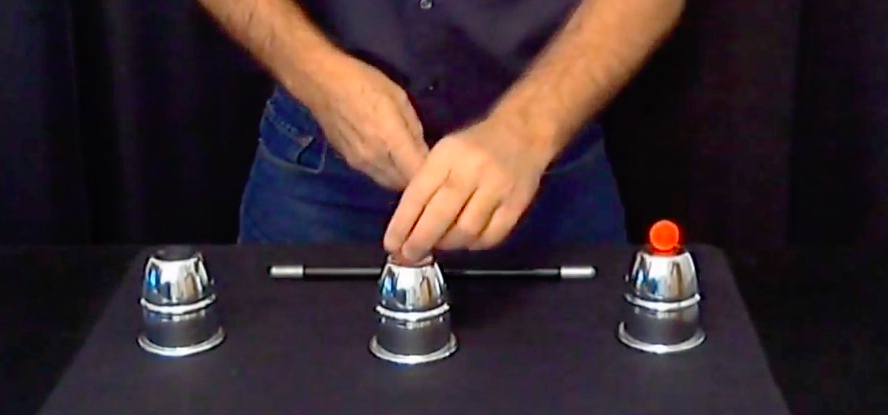
#> input picture img.png, 888 x 415 px; its folder holds only this picture in this run
$ python -i handfeatures.py   (imports and definitions only)
#> lines starting #> are read from the running program, lines starting #| are printed output that depends on the picture; after the words box and inside, x2 and y2 are one past the last pixel; in counts of white or black regions, pixels touching at a corner belong together
#> further down, picture is the input picture: shape (415, 888, 3); mean B, G, R 47.8, 43.2, 57.7

import cv2
import numpy as np

#used variables
lowerskinHSV1 = np.array([0,30,80],np.uint8)
upperskinHSV1 = np.array([20,255,255],np.uint8)

lowerskinHSV2 = np.array([170,30,80],np.uint8)
upperskinHSV2 = np.array([180,255,255],np.uint8)

lowerskinBGR = np.array([20,40,95],np.uint8)
upperskinBGR = np.array([255,255,255],np.uint8)


lowerskinYCC = np.array([80,140,85],np.uint8)
upperskinYCC = np.array([255,180,135],np.uint8)
hands=[(((0,0),0,"CLOSED"),0),(((200,200),0,"CLOSED"),1)]

def reset():
    global hands
    hands=[(((0,0),0,"CLOSED"),0),(((200,200),0,"CLOSED"),1)]
def skinColor(frame):
    frame=cv2.medianBlur(frame,3)
    HSV = cv2.cvtColor(frame, cv2.COLOR_BGR2HSV)
#> HSV: shape (415, 888, 3); mean H, S, V 115.9, 103.8, 63.7
    Ycrcb = cv2.cvtColor(frame, cv2.COLOR_BGR2YCR_CB)
#> Ycrcb: shape (415, 888, 3); mean of channels 0, 1, 2 48.1, 134.9, 127.9
    mask1 = np.uint8(cv2.inRange(HSV, lowerskinHSV1, upperskinHSV1) | cv2.inRange(HSV, lowerskinHSV2, upperskinHSV2))
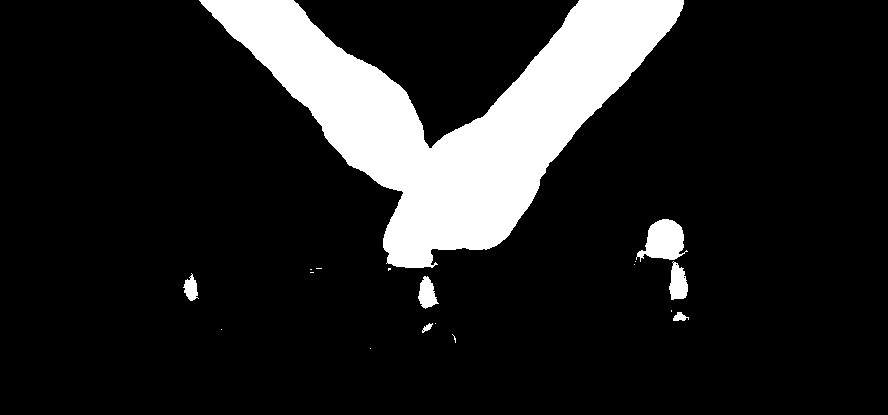
#> mask1: shape (415, 888); 13.8% white; 18 white regions (11 under 20 px), largest, box (x1, y1, x2, y2) and area: (199, 0, 684, 268) 48215, (636, 219, 688, 262) 1353, (669, 261, 688, 300) 521
    mask2 = cv2.inRange(Ycrcb, lowerskinYCC, upperskinYCC)
#> mask2: shape (415, 888); 12.3% white; 8 white regions (2 under 20 px), largest, box (x1, y1, x2, y2) and area: (201, 0, 683, 268) 44675, (420, 280, 433, 305) 195, (672, 279, 683, 296) 132, (641, 251, 684, 260) 112, (186, 284, 193, 290) 26, (655, 220, 670, 224) 20
    bgr1 = cv2.inRange(frame, lowerskinBGR, upperskinBGR)
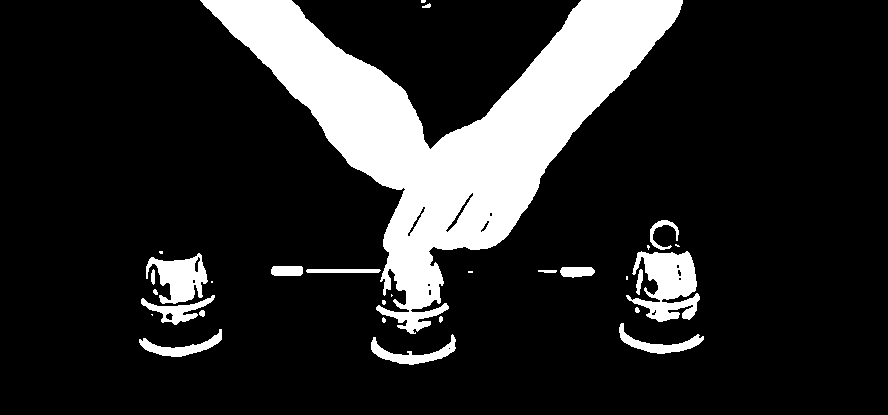
#> bgr1: shape (415, 888); 16.1% white; 30 white regions (11 under 20 px), largest, box (x1, y1, x2, y2) and area: (200, 0, 683, 334) 49712, (626, 251, 700, 322) 3064, (146, 253, 208, 304) 1780
    bgr2=((np.amax(frame,axis=2)-np.amin(frame,axis=2))>15)*255
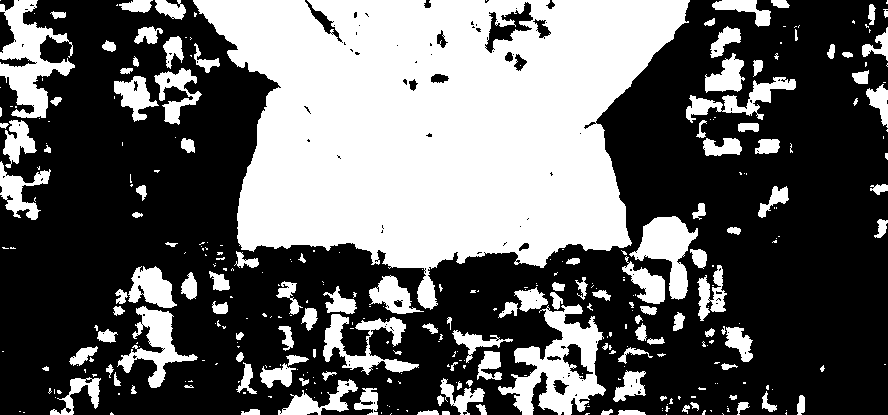
#> bgr2: shape (415, 888) int64; 39.3% white; 345 white regions (217 under 20 px), largest, box (x1, y1, x2, y2) and area: (193, 0, 690, 310) 97434, (498, 304, 606, 415) 5378, (0, 0, 75, 118) 3945
    bgr3= ((frame[:,:,0]<frame[:,:,2]) & (frame[:,:,1]<frame[:,:,2]))*255
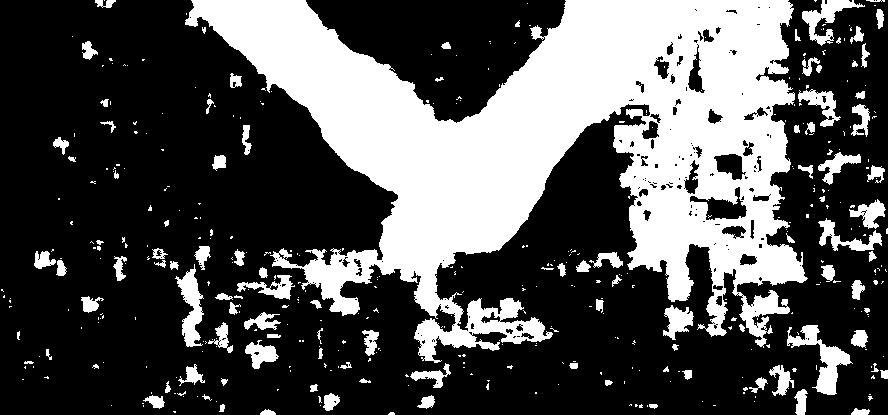
#> bgr3: shape (415, 888) int64; 32.5% white; 423 white regions (317 under 20 px), largest, box (x1, y1, x2, y2) and area: (185, 0, 808, 363) 101487, (787, 325, 853, 395) 1458, (175, 264, 204, 347) 1121
    bgr4= (np.abs(frame[:,:,1]-frame[:,:,2])>15)*255
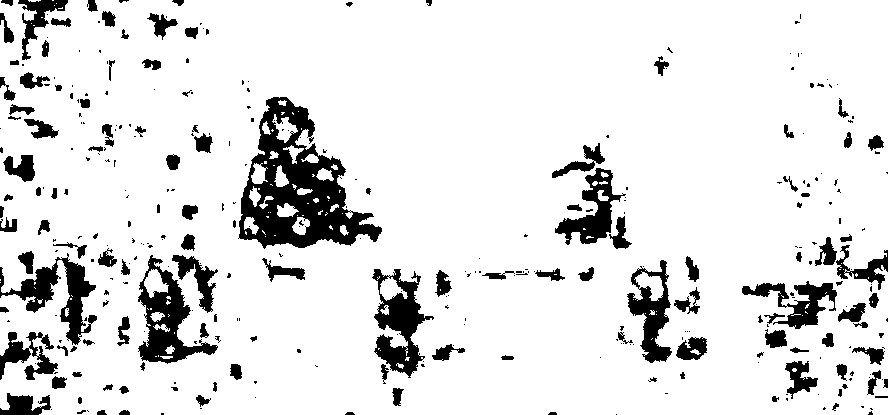
#> bgr4: shape (415, 888) int64; 88.3% white; 344 black regions (217 under 20 px), largest, box (x1, y1, x2, y2) and area: (238, 97, 382, 249) 9512, (138, 255, 218, 364) 3147, (372, 269, 434, 378) 2958
    mask3=np.uint8(bgr3 & bgr2 & bgr1 & bgr4)
#> mask3: shape (415, 888); 13.3% white; 11 white regions (5 under 20 px), largest, box (x1, y1, x2, y2) and area: (200, 0, 683, 307) 47510, (636, 251, 688, 299) 829, (650, 220, 679, 250) 276, (181, 272, 197, 300) 261, (674, 312, 680, 319) 25, (422, 323, 431, 328) 20
    mask1=cv2.medianBlur(mask1,3)
#> mask1: shape (415, 888); 13.8% white; 9 white regions (2 under 20 px), largest, box (x1, y1, x2, y2) and area: (199, 0, 684, 268) 48219, (637, 219, 684, 260) 1343, (669, 262, 688, 300) 518
    mask2=cv2.medianBlur(mask2,3)
#> mask2: shape (415, 888); 12.3% white; 7 white regions (2 under 20 px), largest, box (x1, y1, x2, y2) and area: (201, 0, 683, 268) 44749, (420, 280, 433, 305) 183, (673, 279, 683, 295) 126, (647, 254, 681, 260) 98, (186, 284, 193, 289) 23
    mask3=cv2.medianBlur(mask3,3)
#> mask3: shape (415, 888); 13.3% white; 9 white regions (4 under 20 px), largest, box (x1, y1, x2, y2) and area: (200, 0, 683, 307) 47536, (637, 252, 688, 299) 838, (650, 220, 679, 250) 272, (181, 272, 197, 299) 260, (674, 313, 680, 319) 23
    result=cv2.erode(mask1 & mask2 & mask3,None,3)
#> result: shape (415, 888); 11.5% white; 6 white regions (3 under 20 px), largest, box (x1, y1, x2, y2) and area: (203, 0, 681, 267) 42231, (422, 282, 431, 304) 108, (674, 281, 682, 294) 76
    result=cv2.dilate(result,None,3)
#> result: shape (415, 888); 12.2% white; 6 white regions, box (x1, y1, x2, y2) and area: (202, 0, 682, 268) 44707, (421, 281, 432, 305) 176, (673, 280, 683, 295) 122, (666, 255, 678, 260) 44, (652, 254, 661, 258) 30, (187, 285, 193, 289) 20
    result=cv2.medianBlur(result,3)
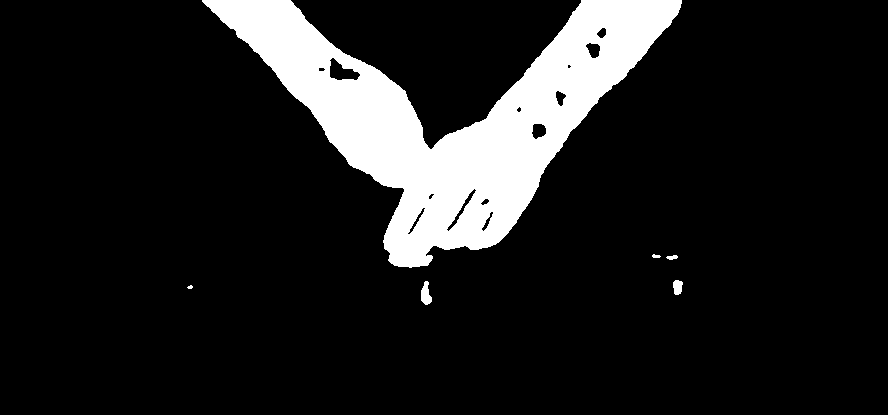
#> result: shape (415, 888); 12.2% white; 6 white regions (1 under 20 px)
  #  cv2.imshow('mask1',mask1)
  #  cv2.imshow('mask2',mask2)
  # cv2.imshow('mask3',mask3)
    cv2.imshow('mask',result)
    return result

def show(frame):
    cv2.imshow('show',frame)
    k=cv2.waitKey(0)
    return
def tagger(hands,newlocs):
    newhands=[]
    if len(newlocs)>=2:
        if newlocs[0][0][0]<newlocs[1][0][0]:
            newhands.append((newlocs[0],0))
            newhands.append((newlocs[1],1))
        else:
            newhands.append((newlocs[0],1))
            newhands.append((newlocs[1],0))
    else:
        return tagger2(hands,newlocs)
    return newhands
def tagger2(hands,newlocs):
    newhands=[]
    while(len(newlocs)!=0 and len(newhands)<2):
        min=1000000
        for h in hands:
            for n in newlocs:
                if (dist(n[0],h[0][0])<min ):
                    min=dist(n[0],h[0][0])
                    optimal=(n,h[1])
                    hand=h
        newhands.append(optimal)
        del newlocs[newlocs.index(optimal[0])]
        del hands[hands.index(hand)]
    return newhands+hands
def maxInscribedCircle(cnt):
    maxdist=-1
    (x, y, w, h) = cv2.boundingRect(cnt)
    for i in range(x,x+w):
        for j in range(y,y+h):
            dist=cv2.pointPolygonTest(cnt, (i,j), True)
            if (dist>maxdist):
                maxdist=dist
                center=(i,j)
    return center,maxdist

def extract_features(frame):
    global hands
    mask=skinColor(frame)
    (cnts, cmask) = cv2.findContours(mask, cv2.RETR_EXTERNAL,cv2.CHAIN_APPROX_SIMPLE)
#> cnts = 6 contours, 2 with area under 20; largest, box (x1, y1, x2, y2) and area: (202, 0, 682, 268) 45298, (421, 281, 432, 305) 148, (673, 280, 683, 295) 100, (666, 255, 678, 260) 28; cmask = [[1, -1, -1, -1], [2, 0, -1, -1], [3, 1, -1, -1], [4, 2, -1, -1], [5, 3, -1, -1], [-1, 4, -1, -1]]
    locs=[]
    areas=[]
    drawing = frame
    for cnt in cnts:
        (x, y, w, h) = cv2.boundingRect(cnt)
        if(w*h>500):
            areas.append(w*h)
            hull = cv2.convexHull(cnt)
            defects = cv2.convexityDefects(cnt,cv2.convexHull(cnt,returnPoints = False))
            centerin,radiusin=maxInscribedCircle(cnt)
            (x,y),radiusout = cv2.minEnclosingCircle(cnt)
            centerout=(int(x),int(y))
            defectscnt=0
          #  cv2.circle(drawing,centerin,int(radiusin),[255,0,255],1)
          #  cv2.circle(drawing,centerin,2,[255,0,255],-1)
            for i in range(defects.shape[0]):
                s,e,f,d = defects[i,0]
                start = tuple(cnt[s][0])
                end = tuple(cnt[e][0])
                far = tuple(cnt[f][0])
                if((dist(start,far)+dist(far,end))/2 >radiusin and (dist(start,far)+dist(far,end))/2<radiusout):
                 #   cv2.line(drawing,start,far,[0,0,255],1)
                 #   cv2.circle(drawing,far,2,[255,0,0],-1)
                    defectscnt+=1
           # print(radiusout/dist(centerout,centerin),defectscnt)
            loc=(centerout,radiusout,"CLOSED")
            if((dist(centerout,centerin)*2.5>radiusout and defectscnt>4)):
             #   print("OPEN HAND "+str(defectscnt))
                loc=(centerout,radiusout,"OPEN")
                cv2.circle(drawing,centerout,10,[0,0,255],-1)
            locs.append(loc)
#> this loop made 6 passes
#> (centerin, radiusin, radiusout) on pass 6: ((470, 189), 55.47, 241.2)
#> after the loop, areas = [128640]; locs = [((441, 28), 241.2, 'CLOSED')]
    hands=tagger(hands,locs)
#> the loop in tagger2, `while(len(newlocs)!=0 and len(newhands)<2):` made 1 pass
#> after the loop in tagger2, `while(len(newlocs)!=0 and len(newhands)<2):`: hand = (((200, 200), 0, 'CLOSED'), 1); newhands = 1 item; optimal = (((441, 28), 241.2, 'CLOSED'), 1)
#> hands = 2 items
    for h in hands:
        if h[1]==0:
            color=[0,255,255]
        else:
            color=[255,0,0]
        cv2.circle(drawing,h[0][0],int(h[0][1]),color,2)
        cv2.circle(drawing,h[0][0],2,color,-1)
#> this loop made 2 passes
#> (h, color) on passes 1 to 2: ((((441, 28), 241.2, 'CLOSED'), 1), [255, 0, 0]), ((((0, 0), 0, 'CLOSED'), 0), [0, 255, 255])
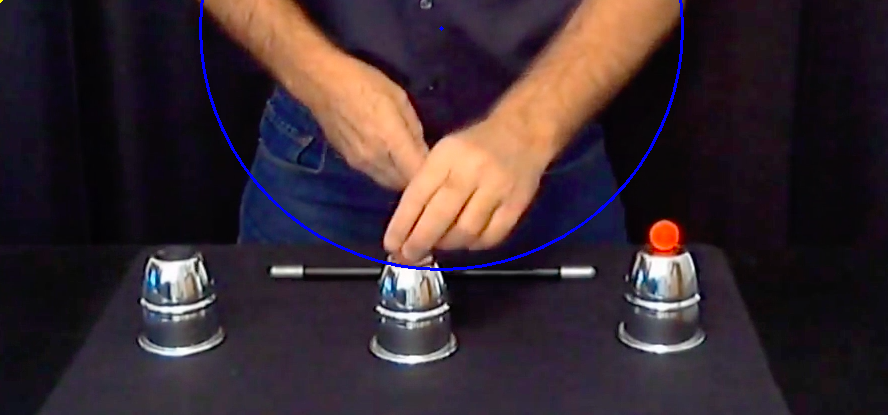
#> drawing: shape (415, 888, 3); 0.67% of pixels changed, all inside (x1, y1, x2, y2) = (0, 0, 684, 271)


  #  show(drawing)
    return hands

def dist(a,b):
    return np.sqrt((a[0]-b[0])**2+(a[1]-b[1])**2)

def draw_locs(frame,loc):
    frame=cv2.resize(frame, (200,200))
    for loc in locs:
        print("DRAWING")
        cv2.rectangle(frame, (loc[0],loc[1]),(loc[2],loc[3]), (255, 255, 0), 1)
    return frame
def resize(frame,width):
    h,w,d=frame.shape
    frame=cv2.resize(frame,(width,int(width*h/w)))
    return frame

def handEvent(hands,events,time):
    if (abs(hands[0][0][0][0]-hands[1][0][0][0])+abs(hands[0][0][0][1]-hands[1][0][0][1]))>(hands[0][0][1]+hands[1][0][1]):
        handnames=["R","L"]
        for h,t in hands:
            if h[2]=="OPEN":
                events[0].append("E4"+handnames[t])
                events[1].append(time)
    return events

"""
cap= cv2.VideoCapture('vids/hands.mov')
ret,frame=cap.read()


while True:
    ret,frame=cap.read()
    frame=resize(frame,300)
    cv2.imshow('source',frame)
    locs=extract_features(frame)
    k=cv2.waitKey(5)
    if k==13:
        break
"""

>>> import cv2
>>> picture = cv2.imread('img.png')
>>> result = extract_features(picture)
#> result = 2 items
